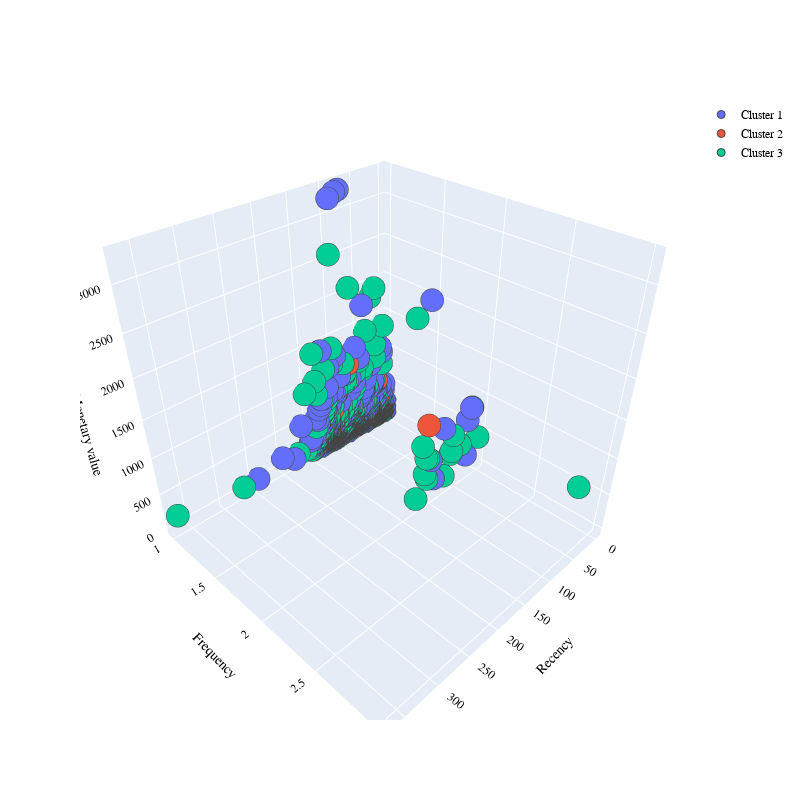

Notebook cell for this chart:
### Markdown cell above
PCA and Autoencoders

### Code cell
encode_df, newdf = encoding_PCA(df, rfm_dataset)
sc_features = pca_preprocessing(newdf)
X_ = pca_ncomponents(sc_features)
scores = pca(X_)
print(len(scores))  

segkmeans, kmeanspca = pca_kmeans(sc_features, scores, nclusterskmeans)
rfmcopy['pca_clusters'] = kmeanspca.labels_ 

dfpca = pca_components(segkmeans, kmeanspca, rfmcopy)
silscores['pca'] = silhouette_score(X_, kmeanspca.labels_ , metric='euclidean')

pca_insights(dfpca)
pca_insights2(df, dfpca)
plot_clusters_pca(dfpca, nclusterskmeans)

### Figure 1 — Plotly figure (JSON) as saved in the notebook; plotly's stock layout.template omitted (floating-point values rounded to 4 significant figures; data arrays with more than 128 entries replaced by an {"elided": "..."} marker saying what was removed)
{"data": [{"marker": {"line": {"width": 1}, "size": 8}, "mode": "markers", "name": "Cluster 1", "type": "scatter3d", "x": {"elided": "644 int values"}, "y": {"elided": "644 int values"}, "z": {"elided": "644 float values"}}, {"marker": {"line": {"width": 1}, "size": 8}, "mode": "markers", "name": "Cluster 2", "type": "scatter3d", "x": [75, 22, 13, 20, 52, 57, 111, 106, 1, 119, 125, 137, 19, 125, 116, 57, 106, 96, 65, 15, 122, 109, 77], "y": [1, 1, 1, 1, 1, 1, 1, 2, 1, 1, 1, 1, 1, 1, 1, 1, 1, 1, 1, 1, 1, 1, 1], "z": [1036.0, 81.5, 340.8, 73.02, 64.44, 183.8, 231.8, 1080.0, 192.3, 125.5, 173.9, 129.6, 573.7, 165.8, 110, 143.0, 479.9, 415.3, 181.7, 140.0, 175.5, 152.8, 242.5]}, {"marker": {"line": {"width": 1}, "size": 8}, "mode": "markers", "name": "Cluster 3", "type": "scatter3d", "x": {"elided": "650 int values"}, "y": {"elided": "650 int values"}, "z": {"elided": "650 float values"}}], "layout": {"autosize": true, "font": {"color": "black", "family": "Gilroy", "size": 12}, "height": 800, "scene": {"xaxis": {"title": {"font": {"color": "black"}, "text": "Recency"}}, "yaxis": {"title": {"font": {"color": "black"}, "text": "Frequency"}}, "zaxis": {"title": {"font": {"color": "black"}, "text": "Monetary value"}}}, "showlegend": true, "width": 800}}
